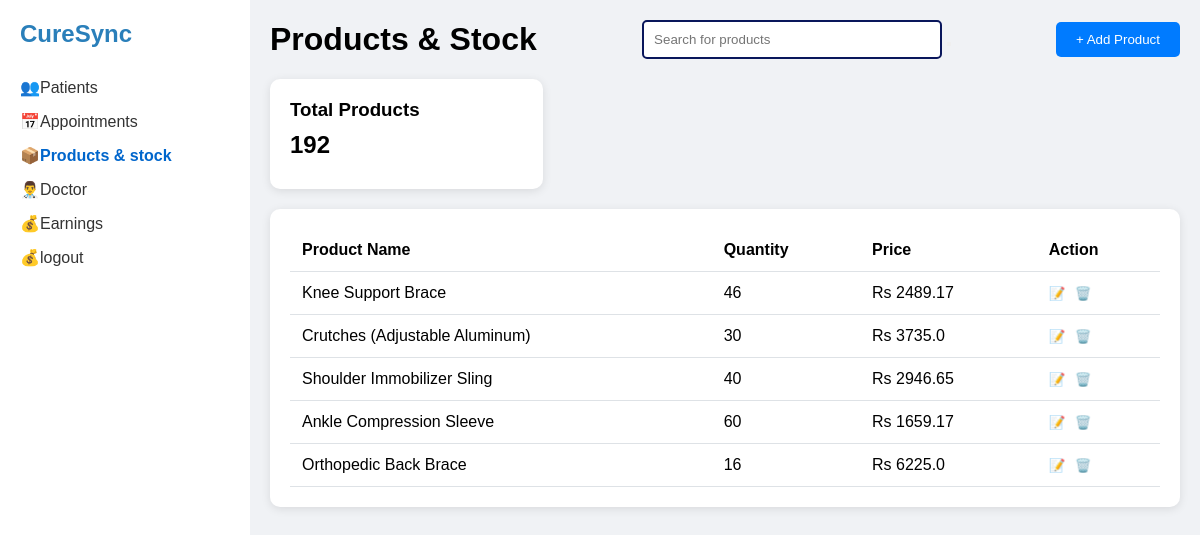
Screenshot of /opd/products/ (signed in) with the database file from the repository.
### opd/models.py (models this page shows, shortened)
class InventoryItem(models.Model):
    inventory = models.ForeignKey(
        Inventory, on_delete=models.CASCADE, related_name="inventory_items"
    )
    name = models.CharField("Product Name", max_length=50)
    quantity = models.PositiveIntegerField("Quantity", default=0)
    price = models.FloatField("Price", default=0)
    created_at = models.DateTimeField(auto_now_add=True)
    id = models.UUIDField(
        default=uuid.uuid4, unique=True, primary_key=True, editable=False
    )
    class Meta:
        verbose_name_plural = "Inventory Items"

### opd/views.py (the view)
# urls.py: path("products/", views.product_list, name="product_list"),
@user_passes_test(is_doctor, login_url="home:home_page")
def product_list(request):
    search_query = request.GET.get("search_query", "")
    if search_query:
        products = search_product(request, search_query)
    else:
        products = request.user.doctor.opd.inventory.inventory_items.all()
    count = get_product_count(products)[0]  # type: ignore
    context = {"products": products, "count": count}  # type: ignore
    return render(request, "opd/product.html", context)

### opd/utils.py (called while the page is built)
def is_doctor(user):
    return user.groups.filter(name="Doctor").exists()

def get_product_count(products):
    return [sum(product.quantity for product in products)]

### opd/templates/opd/product.html (shortened to what this page needs)
{% extends 'opd/index.html' %}
{% load static %}
{% block css %}
<link rel="stylesheet" href="{% static 'styles/product.css' %}" />
{% endblock css %}
{% block content %}
<main class="main-content">
  <header>
    <h1>Products & Stock</h1>
    <div class="search-bar">
      <input type="text" id="searchInput" placeholder="Search for products" />
      <button class="search-btn" id="searchButton"></button>
    </div>
    <button onclick="window.location.href='{% url 'opd:add_product' %}'" class="add-product-btn">+ Add Product</button>
  </header>
  <div class="stock-stats">
    <div class="stat-card">
      <h3>Total Products</h3>
      <div class="stat-value">{{count}}</div>
    </div>
  </div>
  <div class="product-list">
    <table>
      <thead>
        <tr>
          <th>Product Name</th>
          <th>Quantity</th>
          <th>Price</th>
          <th>Action</th>
        </tr>
      </thead>
      <tbody>
        {% for product in products %}
        <tr>
          <td>
            <span>{{product.name}}</span>
          </td>
          <td>{{product.quantity}}</td>
          <td>Rs {{product.price}}</td>
          <td>
            <button class="action-btn">📝</button>
            <button onclick="window.location.href='{% url 'opd:confirmation_page' %}?section=product&id={{product.id}}'"
              class="action-btn">🗑️</button>
          </td>
        </tr>
        {% endfor %}
      </tbody>
    </table>
  </div>
</main>
{% endblock content %}

### static/styles/dashboard.css (style rules this page uses)
* { box-sizing: border-box; margin: 0; padding: 0; }
body { font-family: Arial, sans-serif; background-color: #f0f2f5; }
.main-content { flex-grow: 1; padding: 20px; overflow-y: auto; }

### static/styles/product.css (style rules this page uses)
.main-content { flex-grow: 1; padding: 20px; overflow-y: auto; }
header { display: flex; justify-content: space-between; align-items: center; margin-bottom: 20px; }
.search-bar input { padding: 10px; border: 2px solid #09165b; border-radius: 5px; width: 300px; }
.add-product-btn { background-color: #0066cc; color: white; border: none; padding: 10px 20px; border-radius: 5px; cursor: pointer; }
.stock-stats { display: flex; justify-content: space-between; margin-bottom: 20px; }
.stat-card { background-color: #fff; border-radius: 10px; padding: 20px; width: 30%; box-shadow: 0 2px 10px rgba(0, 0, 0, 0.1); }
.stat-value { font-size: 24px; font-weight: bold; margin: 10px 0; }
.product-list { background-color: #fff; border-radius: 10px; padding: 20px; box-shadow: 0 2px 10px rgba(0, 0, 0, 0.1); }
table { width: 100%; border-collapse: collapse; }
th, td { text-align: left; padding: 12px; border-bottom: 1px solid #dee2e6; }
.action-btn { background: none; border: none; cursor: pointer; color: #6c757d; margin-right: 5px; }
.add-product-btn { background-color: #007bff; color: white; border: none; padding: 10px 20px; border-radius: 5px; cursor: pointer; }

### rows the page displays
InventoryItem: name "Knee Support Brace", quantity "46", price "2489.17"
InventoryItem: name "Crutches (Adjustable Aluminum)", quantity "30", price "3735.0"
InventoryItem: name "Shoulder Immobilizer Sling", quantity "40", price "2946.65"
InventoryItem: name "Ankle Compression Sleeve", quantity "60", price "1659.17"
InventoryItem: name "Orthopedic Back Brace", quantity "16", price "6225.0"

### other values shown
{{ count }} "192"
